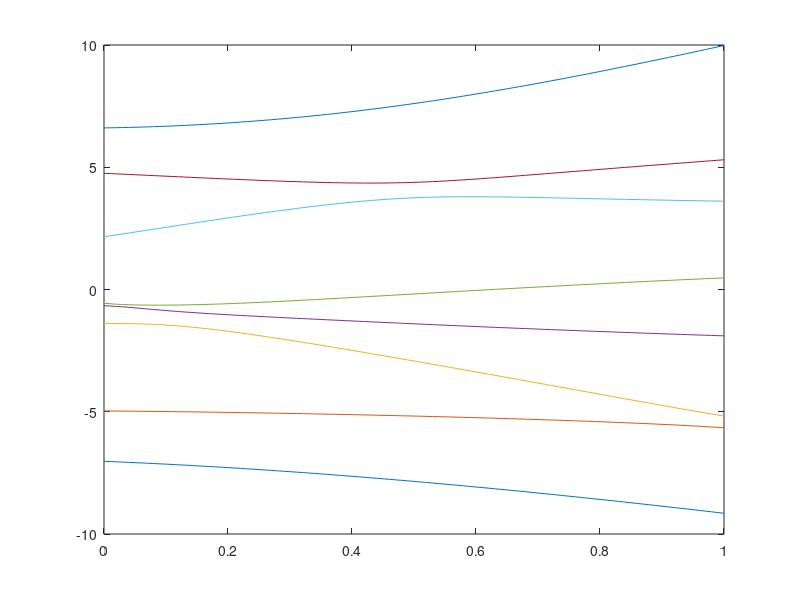

MATLAB code to generate this figure:
A = randn(8);
B = randn(8);
A = A + A';
B = B + B';

t=0:0.01:1;
e = [];
for tt = t
    e = [e eig(A + tt*B)];
end

figure(11)
plot(t, e)